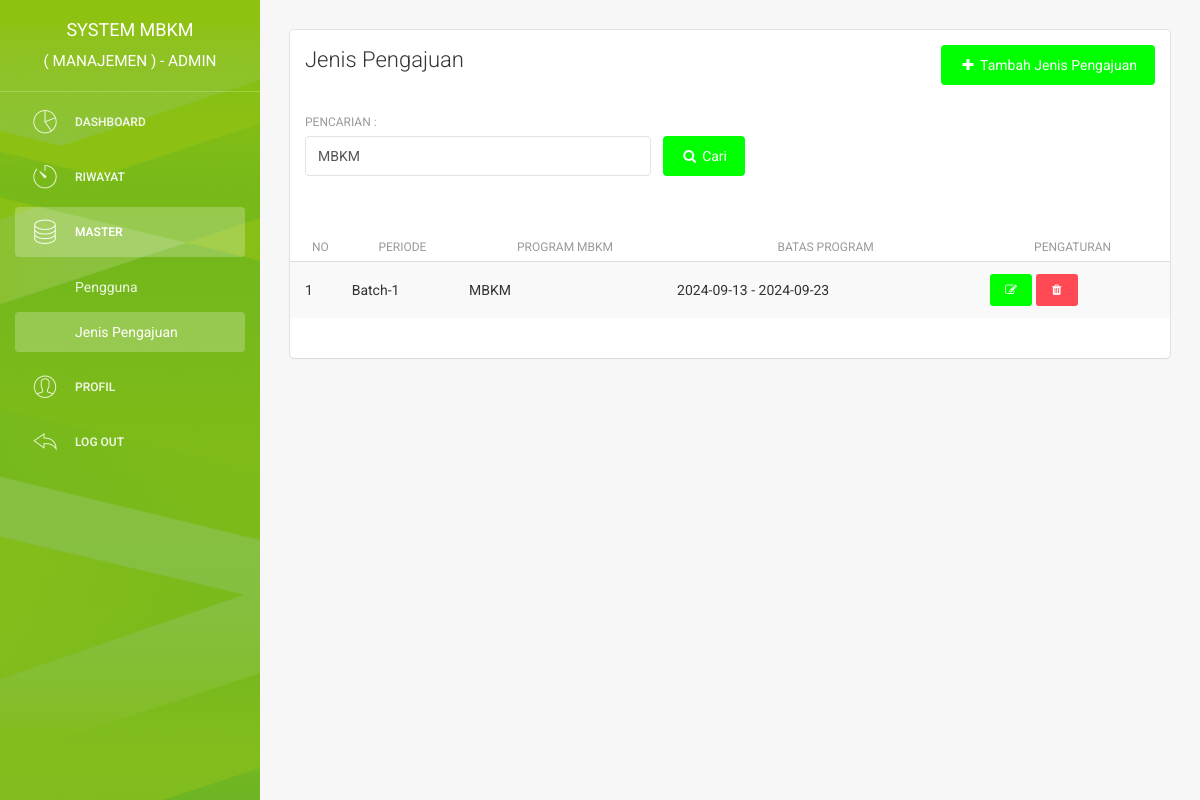
Page /admin/jenis_pengajuan.php?cari=MBKM (signed in) on the committed database.
### tables this page shows
CREATE TABLE `user` (
  `id_user` int(11) NOT NULL,
  `username` varchar(225) NOT NULL,
  `email` varchar(225) NOT NULL,
  `password` varchar(225) NOT NULL,
  `nama_depan` varchar(225) NOT NULL,
  `nama_belakang` varchar(225) NOT NULL,
  `jk` enum('laki-laki','perempuan') NOT NULL,
  `no_hp` varchar(50) NOT NULL,
  `alamat` text NOT NULL,
  `role` enum('manajemen','kaprodi','dosen','mahasiswa') NOT NULL,
  `pembuatan_akun` date NOT NULL,
  `update_akun` date NOT NULL,
  `nim` varchar(20) DEFAULT NULL,
  `kelas` varchar(10) DEFAULT NULL,
  `dosen` varchar(100) DEFAULT NULL,
  `cv` varchar(255) DEFAULT NULL,
  `khs` varchar(255) DEFAULT NULL,
  `portofolio` varchar(255) DEFAULT NULL
);

CREATE TABLE `jenis_pengajuan` (
  `id_jenis_pengajuan` int(11) NOT NULL,
  `jenis_pengajuan` varchar(25) NOT NULL,
  `deskripsi` text NOT NULL,
  `periode` varchar(50) DEFAULT NULL,
  `tgl_mulai` date DEFAULT NULL,
  `tgl_selesai` date DEFAULT NULL
);

### admin/jenis_pengajuan.php (the view, shortened to what this page needs)
<?php
include '../system/koneksi.php';
?>
<!doctype html>
<html lang="en">
<head>
    <link href="../assets/css/bootstrap.min.css" rel="stylesheet" />
    <link href="../assets/css/animate.min.css" rel="stylesheet" />
    <link href="../assets/css/light-bootstrap-dashboard.css" rel="stylesheet" />
    <link href="../assets/css/demo.css" rel="stylesheet" />
    <link href="http://maxcdn.bootstrapcdn.com/font-awesome/4.2.0/css/font-awesome.min.css" rel="stylesheet">
    <link href="../assets/css/pe-icon-7-stroke.css" rel="stylesheet" />
    <link rel="stylesheet" href="../assets/dist/sweetalert.css">
</head>
<body>
    <div class="wrapper">
        <div class="sidebar" data-color="green" data-image="../assets/img/sidebar.jpg">
            <div class="sidebar-wrapper">
                <div class="logo">
                    <a href="index" class="simple-text">
                        <?php
                        $query_login = "SELECT * FROM user WHERE email ='$_SESSION[email]'";
                        $result_login = mysqli_query($con, $query_login);
                        $data_login = mysqli_fetch_assoc($result_login);
                        $username = $data_login["username"];
                        ?>
                        System MBKM<br><small>( MANAJEMEN ) - <?php echo $username ?></small>
                    </a>
                </div>
                <ul class="nav">
                    <li>
                        <a href="index">
                            <i class="pe pe-7s-graph"></i>
                            <p>Dashboard</p>
                        </a>
                    </li>
                    <li>
                        <a href="riwayat">
                            <i class="pe pe-7s-timer"></i>
                            <p>Riwayat</p>
                        </a>
                    </li>
                    <li class="active">
                        <a data-toggle="collapse" href="#componentsExamples" aria-expanded="true">
                            <i class="pe-7s-server"></i>
                            <p>Master</p>
                        </a>
                        <div class="collapse in" id="componentsExamples">
                            <ul class="nav">
                                <li><a href="user">Pengguna</a></li>
                                <li class="active"><a href="jenis_pengajuan">Jenis Pengajuan</a></li>
                            </ul>
                        </div>
                    </li>
                    <li>
                        <a href="profil">
                            <i class="pe pe-7s-user"></i>
                            <p>Profil</p>
                        </a>
                    </li>
                    <li>
                        <a href="#" onclick="logout()">
                            <i class="pe pe-7s-back"></i>
                            <p>Log out</p>
                        </a>
                    </li>
                </ul>
            </div>
        </div>
        <div class="main-panel">
            <div class="content">
                <div class="container-fluid">
                    <div class="row">
                        <div class="col-md-12">
                            <div class="card">
                                <div class="header">
                                    <div class="row">
                                        <div class="col-md-6">
                                            <h4 class="title">Jenis Pengajuan</h4>
                                        </div>
                                        <div class="col-md-6" align="right">
                                            <a href="tambah_jenispengajuan">
                                                <button type="button" class="btn btn-primary btn-fill">
                                                    <i class="fa fa-plus"></i> Tambah Jenis Pengajuan
                                                </button>
                                            </a>
                                        </div>
                                    </div>
                                    <br>
                                    <form id="form_user" action="?" method="get">
                                        <div class="row">
                                            <div class="col-md-5">
                                                <div class="form-group">
                                                    <label>Pencarian : </label>
                                                    <?php
                                                    if (isset($_GET['cari'])) {
                                                        $username = ($_GET["cari"]);
                                                    ?>
                                                        <input type="text" name="cari" id="cari" class="form-control" placeholder="Jenis pengajuan" value="<?php echo $username ?>">
                                                    <?php
                                                    } else {
                                                    ?>
                                                        <input type="text" name="cari" id="cari" class="form-control" placeholder="Jenis pengajuan">
                                                    <?php
                                                    }
                                                    ?>
                                                </div>
                                            </div>
                                            <div class="col-md-1">
                                                <button type="submit" rel="tooltip" class="btn btn-primary btn-fill">
                                                    <i class="fa fa-search"></i> Cari
                                                </button>
                                            </div>
                                        </div>
                                    </form>
                                </div>
                                <div class="content table-responsive table-full-width">
                                    <?php
                                    if (isset($_GET['cari'])) {
                                        $jenispengajuan = ($_GET["cari"]);
                                        $query = "SELECT * FROM jenis_pengajuan WHERE jenis_pengajuan like '%$jenispengajuan%' ORDER BY id_jenis_pengajuan";
                                    } else {
                                        $query = "SELECT * FROM jenis_pengajuan ORDER BY id_jenis_pengajuan";
                                    }
                                    $result = mysqli_query($con, $query);
                                    if ($result->num_rows == 0) {
                                        echo '<div class="content table-responsive table-full-width">
                                        <table class="table table-hover table-striped">
                                            <thead>
                                                <th>No</th>
                                                <th>PERIODE</th>
                                                <th>PROGRAM MBKM</th>
                                                <th>BATAS PROGRAM</th>
                                                <th>Pengaturan</th>
                                            </thead>
                                            <tbody>
                                                <tr>
                                                    <td colspan="8" align="center">
                                                        Anda tidak memiliki pengajuan
                                                        <br>
                                                        <a href="user">
                                                            <button type="button" class="btn btn-primary btn-fill btn-sm">
                                                                <i class="fa fa-refresh"></i> Refresh data
                                                            </button>
                                                        </a>
                                                    </td>
                                                </tr>
                                            </tbody>
                                        </table>
                                    </div>';
                                    } else {
                                        echo '<div class="content table-responsive table-full-width">
                                        <table class="table table-hover table-striped table-paginate">
                                                <thead>
                                                <th>No</th>
                                                <th>PERIODE</th>
                                                <th>PROGRAM MBKM</th>
                                                <th>BATAS PROGRAM</th>
                                                <th>Pengaturan</th>
                                                </thead>
                                            <tbody>';
                                        $no = 1;
                                        while ($data = mysqli_fetch_assoc($result)) {
                                            echo '<tr>
                                            <td>' . $no . '</td>
                                            <td>' . $data['periode'] . '</td>
                                            <td>' . $data['jenis_pengajuan'] . '</td>
                                            <td>' . $data['tgl_mulai'] . ' - ' . $data['tgl_selesai'] . '</td>
                                            <td>
                                                <a href="edit_jenispengajuan?id=' . $data['id_jenis_pengajuan'] . '">
                                                    <button type="button" rel="tooltip" class="btn btn-primary btn-fill btn-sm">
                                                        <i class="fa fa-edit"></i>
                                                    </button>
                                                </a>
                                                <button onclick="hapus(' . $data['id_jenis_pengajuan'] . ')" type="button" rel="tooltip" class="btn btn-danger btn-fill btn-sm">
                                                    <i class="fa fa-trash"></i>
                                                </button>';
                                            $no++;
                                        }
                                        echo '</tbody>
                                        </table>
                                    </div>';
                                    }
                                    ?>
                                </div>
                            </div>
                        </div>
                    </div>
                </div>
            </div>
        </div>
    </div>
</body>
</html>

### rows in the picture
user: username "ADMIN"
jenis_pengajuan: periode "Batch-1", jenis_pengajuan "MBKM", tgl_mulai "2024-09-13", tgl_selesai "2024-09-23"
